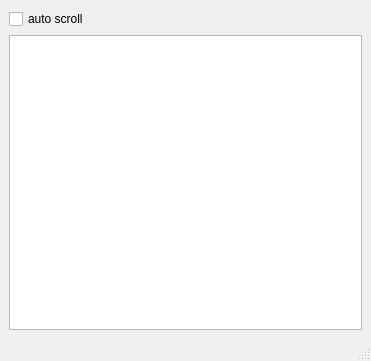
<?xml version="1.0" encoding="UTF-8"?>
<ui version="4.0">
 <class>MainWindow</class>
 <widget class="QMainWindow" name="MainWindow">
  <property name="geometry">
   <rect>
    <x>0</x>
    <y>0</y>
    <width>371</width>
    <height>361</height>
   </rect>
  </property>
  <property name="sizePolicy">
   <sizepolicy hsizetype="Fixed" vsizetype="Fixed">
    <horstretch>0</horstretch>
    <verstretch>0</verstretch>
   </sizepolicy>
  </property>
  <property name="windowTitle">
   <string>Weather Station</string>
  </property>
  <property name="toolTip">
   <string>Weather Station</string>
  </property>
  <property name="statusTip">
   <string/>
  </property>
  <property name="accessibleName">
   <string>Weather Station</string>
  </property>
  <widget class="QWidget" name="centralwidget">
   <property name="mouseTracking">
    <bool>false</bool>
   </property>
   <property name="autoFillBackground">
    <bool>true</bool>
   </property>
   <layout class="QVBoxLayout" name="verticalLayout">
    <item>
     <widget class="QCheckBox" name="checkBox">
      <property name="text">
       <string>auto scroll</string>
      </property>
     </widget>
    </item>
    <item>
     <widget class="QTextBrowser" name="textBrowser">
      <property name="cursor" stdset="0">
       <cursorShape>IBeamCursor</cursorShape>
      </property>
      <property name="focusPolicy">
       <enum>Qt::NoFocus</enum>
      </property>
      <property name="acceptDrops">
       <bool>false</bool>
      </property>
      <property name="inputMethodHints">
       <set>Qt::ImhNone</set>
      </property>
      <property name="documentTitle">
       <string/>
      </property>
     </widget>
    </item>
   </layout>
  </widget>
  <widget class="QMenuBar" name="menubar">
   <property name="geometry">
    <rect>
     <x>0</x>
     <y>0</y>
     <width>371</width>
     <height>31</height>
    </rect>
   </property>
  </widget>
  <widget class="QStatusBar" name="statusbar"/>
 </widget>
 <resources/>
 <connections/>
</ui>
